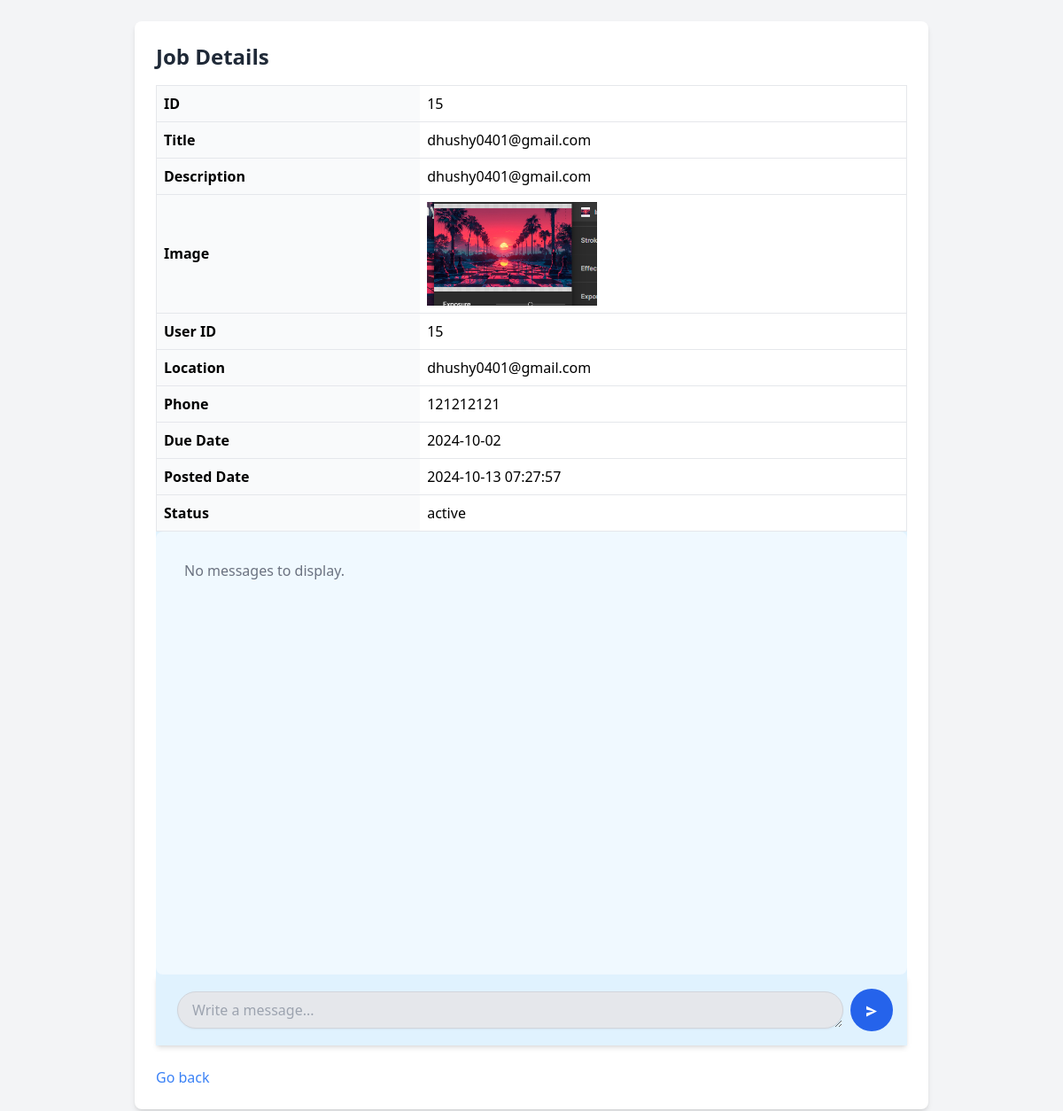
Page /chat.php?job_id=15 (signed in) on the committed database.
### tables this page shows
CREATE TABLE `jobs` (
  `id` int(11) NOT NULL,
  `title` varchar(255) DEFAULT NULL,
  `description` text DEFAULT NULL,
  `image` varchar(255) NOT NULL,
  `user_id` int(11) NOT NULL,
  `category_id` int(11) NOT NULL,
  `location` varchar(255) DEFAULT NULL,
  `phone` varchar(10) DEFAULT NULL,
  `due_date` date NOT NULL,
  `posted_date` datetime NOT NULL,
  `status` enum('active','ongoing','done','') NOT NULL DEFAULT 'active'
);

### chat/fun.php (called while the page is built, shortened)
<?php
function getJobById($conn, $job_id) {
    $query = "SELECT * FROM jobs WHERE id = ?";
    $stmt = $conn->prepare($query);
    $stmt->bind_param("i", $job_id);
    $stmt->execute();
    $result = $stmt->get_result();
    if ($result->num_rows > 0) {
        return $result->fetch_assoc();
    } else {
        return null;
    }
}
?>

### chat.php (the view, shortened to what this page needs)
<?php
$loginUserID = isset($_SESSION['contractor_id']) ? $_SESSION['contractor_id'] : null;
include 'db.php';
include './chat/fun.php';
if (isset($_GET['job_id'])) {
    $job_id = $_GET['job_id'];
    $job = getJobById($conn, $job_id);
    if ($loginUserID) {
        $messages = getMessagesBySenderId($conn, $loginUserID);
    } else {
        echo "User is not logged in.";
        exit;
    }
} else {
    echo "No job selected.";
    exit;
}
?>
<!DOCTYPE html>
<html lang="en">
<head>
    <script src="https://cdn.tailwindcss.com"></script>
</head>
<body class="bg-gray-100 p-6">
    <div class="max-w-4xl mx-auto bg-white shadow-md rounded-lg p-6">
        <h2 class="text-2xl font-semibold text-gray-800 mb-4">Job Details</h2>
        <table class="min-w-full bg-white border border-gray-200">
            <tbody>
                <tr>
                    <th class="text-left p-2 bg-gray-50 border-b">ID</th>
                    <td class="p-2 border-b"><?php echo htmlspecialchars($job['id']); ?></td>
                </tr>
                <tr>
                    <th class="text-left p-2 bg-gray-50 border-b">Title</th>
                    <td class="p-2 border-b"><?php echo htmlspecialchars($job['title']); ?></td>
                </tr>
                <tr>
                    <th class="text-left p-2 bg-gray-50 border-b">Description</th>
                    <td class="p-2 border-b"><?php echo htmlspecialchars($job['description']); ?></td>
                </tr>
                <tr>
                    <th class="text-left p-2 bg-gray-50 border-b">Image</th>
                    <td class="p-2 border-b">
                        <img src="<?php echo htmlspecialchars($job['image']); ?>" alt="Job Image" class="w-48">
                    </td>
                </tr>
                <tr>
                    <th class="text-left p-2 bg-gray-50 border-b">User ID</th>
                    <td class="p-2 border-b"><?php echo htmlspecialchars($job['user_id']); ?></td>
                </tr>
                <tr>
                    <th class="text-left p-2 bg-gray-50 border-b">Location</th>
                    <td class="p-2 border-b"><?php echo htmlspecialchars($job['location']); ?></td>
                </tr>
                <tr>
                    <th class="text-left p-2 bg-gray-50 border-b">Phone</th>
                    <td class="p-2 border-b"><?php echo htmlspecialchars($job['phone']); ?></td>
                </tr>
                <tr>
                    <th class="text-left p-2 bg-gray-50 border-b">Due Date</th>
                    <td class="p-2 border-b"><?php echo htmlspecialchars($job['due_date']); ?></td>
                </tr>
                <tr>
                    <th class="text-left p-2 bg-gray-50 border-b">Posted Date</th>
                    <td class="p-2 border-b"><?php echo htmlspecialchars($job['posted_date']); ?></td>
                </tr>
                <tr>
                    <th class="text-left p-2 bg-gray-50 border-b">Status</th>
                    <td class="p-2 border-b"><?php echo htmlspecialchars($job['status']); ?></td>
                </tr>
            </tbody>
        </table>
<section class="bg-sky-100">
    <div class="h-[500px] overflow-y-scroll rounded-lg p-8 bg-sky-50">
        <?php if (!empty($messages)): ?>
            <?php foreach ($messages as $message): ?>
                <?php
                $messageContent = getMessageContentByMessageId($conn, $message['id']);
                foreach ($messageContent as $content): ?>
                <?php if ($content['sendBy'] == $loginUserID): ?>
                    <div class="flex justify-end mb-4">
                        <div class="bg-blue-500 text-white p-3 rounded-2xl max-w-xs shadow-lg">
                            <p class="text-sm"><?php echo htmlspecialchars($content['content']); ?></p>
                            <span class="block text-xs text-right text-gray-200 mt-1"><?php echo htmlspecialchars($content['timestamp']); ?></span>
                        </div>
                    </div>
                <?php else: ?>
                    <div class="flex justify-start mb-4">
                        <div class="bg-gray-300 text-black p-3 rounded-2xl max-w-xs shadow-lg">
                            <p class="text-sm"><?php echo htmlspecialchars($content['content']); ?></p>
                            <span class="block text-xs text-left text-gray-500 mt-1"><?php echo htmlspecialchars($content['timestamp']); ?></span>
                        </div>
                    </div>
                <?php endif; ?>
                <?php endforeach; ?>
            <?php endforeach; ?>
        <?php else: ?>
            <p class="text-gray-500">No messages to display.</p>
        <?php endif; ?>
    </div>
    <div class="w-full bottom-0 left-0 p-4 shadow-md flex items-center">
        <form action="" method="POST" class="flex w-full items-center space-x-2">
            <textarea name="new_message_content" id="new_message_content" rows="1" class="flex-1 border border-gray-300 rounded-full px-4 py-2 bg-gray-200 shadow-sm focus:outline-none focus:ring-2 focus:ring-blue-400" placeholder="Write a message..." required></textarea>
            <button type="submit" class="px-4 h-12 w-12 bg-blue-600 text-white rounded-full flex items-center justify-center hover:bg-blue-700">
                <svg xmlns="http://www.w3.org/2000/svg" class="h-6 w-6" viewBox="0 0 20 20" fill="currentColor">
                    <path d="M2.5 19.5l15-7.5-15-7.5v5l10 2.5-10 2.5v5z"/>
                </svg>
            </button>
        </form>
    </div>
</section>
        <a href="home.php" class="block mt-6 text-blue-500 hover:underline">Go back</a>
    </div>
</body>
</html>

### rows in the picture
jobs: id "15", title "dhushy0401@gmail.com", description "dhushy0401@gmail.com", image (picture), user "15", location "dhushy0401@gmail.com", phone "121212121", due_date "2024-10-02", posted_date "2024-10-13 07:27:57", status "active"
